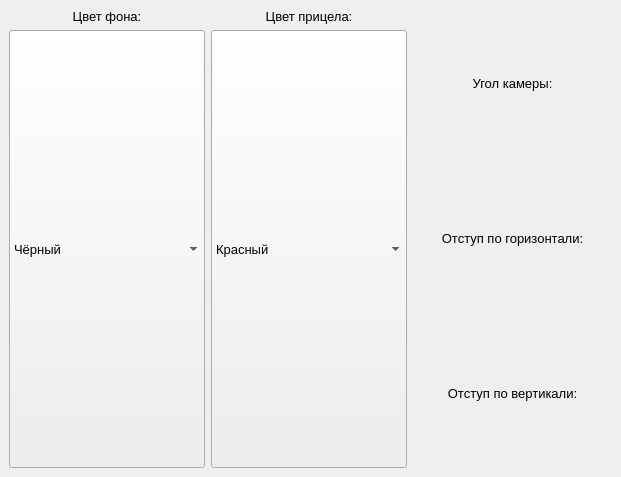
<?xml version="1.0" encoding="UTF-8"?>
<ui version="4.0">
 <class>Client</class>
 <widget class="QMainWindow" name="Client">
  <property name="geometry">
   <rect>
    <x>0</x>
    <y>0</y>
    <width>621</width>
    <height>477</height>
   </rect>
  </property>
  <property name="windowTitle">
   <string>Client</string>
  </property>
  <widget class="QWidget" name="centralwidget">
   <property name="enabled">
    <bool>true</bool>
   </property>
   <layout class="QGridLayout" name="gridLayout_2">
    <item row="1" column="0" colspan="2">
     <layout class="QGridLayout" name="gridLayout">
      <item row="1" column="0">
       <widget class="QComboBox" name="cBx_BackColor">
        <property name="sizePolicy">
         <sizepolicy hsizetype="Preferred" vsizetype="Preferred">
          <horstretch>0</horstretch>
          <verstretch>0</verstretch>
         </sizepolicy>
        </property>
        <property name="font">
         <font>
          <pointsize>10</pointsize>
         </font>
        </property>
        <item>
         <property name="text">
          <string>Чёрный</string>
         </property>
        </item>
        <item>
         <property name="text">
          <string>Белый</string>
         </property>
        </item>
        <item>
         <property name="text">
          <string>Серый</string>
         </property>
        </item>
       </widget>
      </item>
      <item row="0" column="0">
       <widget class="QLabel" name="lb_BackColor">
        <property name="sizePolicy">
         <sizepolicy hsizetype="Preferred" vsizetype="Preferred">
          <horstretch>0</horstretch>
          <verstretch>0</verstretch>
         </sizepolicy>
        </property>
        <property name="font">
         <font>
          <pointsize>10</pointsize>
         </font>
        </property>
        <property name="text">
         <string>Цвет фона:</string>
        </property>
        <property name="alignment">
         <set>Qt::AlignCenter</set>
        </property>
       </widget>
      </item>
      <item row="1" column="1">
       <widget class="QComboBox" name="cBx_ScopeClr">
        <property name="sizePolicy">
         <sizepolicy hsizetype="Preferred" vsizetype="Preferred">
          <horstretch>0</horstretch>
          <verstretch>0</verstretch>
         </sizepolicy>
        </property>
        <property name="maximumSize">
         <size>
          <width>16777215</width>
          <height>16777215</height>
         </size>
        </property>
        <property name="font">
         <font>
          <pointsize>10</pointsize>
         </font>
        </property>
        <item>
         <property name="text">
          <string>Красный</string>
         </property>
        </item>
        <item>
         <property name="text">
          <string>Чёрный</string>
         </property>
        </item>
       </widget>
      </item>
      <item row="0" column="1">
       <widget class="QLabel" name="lb_ScopeClr">
        <property name="sizePolicy">
         <sizepolicy hsizetype="Preferred" vsizetype="Fixed">
          <horstretch>0</horstretch>
          <verstretch>0</verstretch>
         </sizepolicy>
        </property>
        <property name="font">
         <font>
          <pointsize>10</pointsize>
          <weight>50</weight>
          <bold>false</bold>
         </font>
        </property>
        <property name="text">
         <string>Цвет прицела:</string>
        </property>
        <property name="alignment">
         <set>Qt::AlignCenter</set>
        </property>
       </widget>
      </item>
     </layout>
    </item>
    <item row="1" column="2">
     <layout class="QVBoxLayout" name="verticalLayout">
      <item>
       <widget class="QLabel" name="lb_HAngle">
        <property name="sizePolicy">
         <sizepolicy hsizetype="Preferred" vsizetype="Preferred">
          <horstretch>0</horstretch>
          <verstretch>0</verstretch>
         </sizepolicy>
        </property>
        <property name="font">
         <font>
          <pointsize>10</pointsize>
         </font>
        </property>
        <property name="text">
         <string>Угол камеры:</string>
        </property>
        <property name="alignment">
         <set>Qt::AlignCenter</set>
        </property>
       </widget>
      </item>
      <item>
       <widget class="QLabel" name="lb_Hor">
        <property name="sizePolicy">
         <sizepolicy hsizetype="Preferred" vsizetype="Preferred">
          <horstretch>0</horstretch>
          <verstretch>0</verstretch>
         </sizepolicy>
        </property>
        <property name="font">
         <font>
          <pointsize>10</pointsize>
         </font>
        </property>
        <property name="text">
         <string>Отступ по горизонтали:</string>
        </property>
        <property name="alignment">
         <set>Qt::AlignCenter</set>
        </property>
       </widget>
      </item>
      <item>
       <widget class="QLabel" name="lb_Vert">
        <property name="sizePolicy">
         <sizepolicy hsizetype="Preferred" vsizetype="Preferred">
          <horstretch>0</horstretch>
          <verstretch>0</verstretch>
         </sizepolicy>
        </property>
        <property name="font">
         <font>
          <pointsize>10</pointsize>
         </font>
        </property>
        <property name="text">
         <string>Отступ по вертикали:</string>
        </property>
        <property name="alignment">
         <set>Qt::AlignCenter</set>
        </property>
       </widget>
      </item>
     </layout>
    </item>
    <item row="0" column="0" colspan="3">
     <layout class="QGridLayout" name="gl"/>
    </item>
   </layout>
  </widget>
 </widget>
 <resources/>
 <connections/>
</ui>
